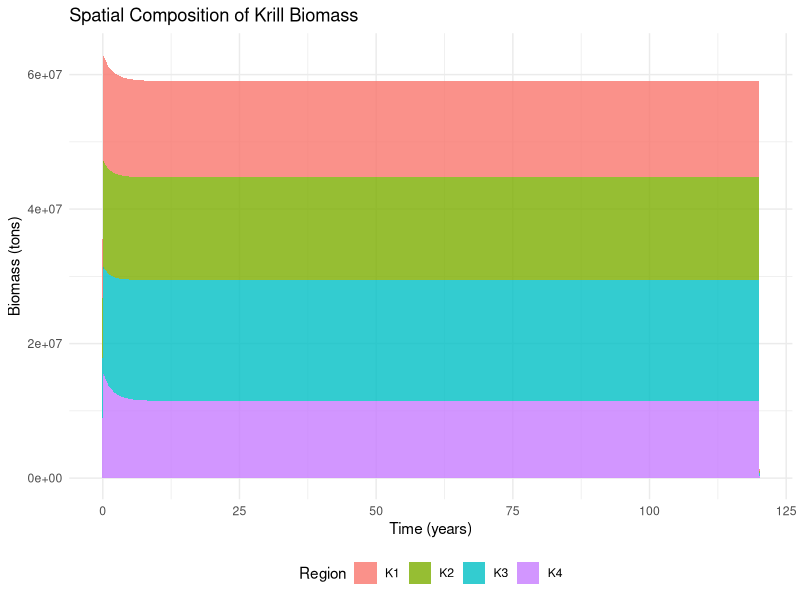
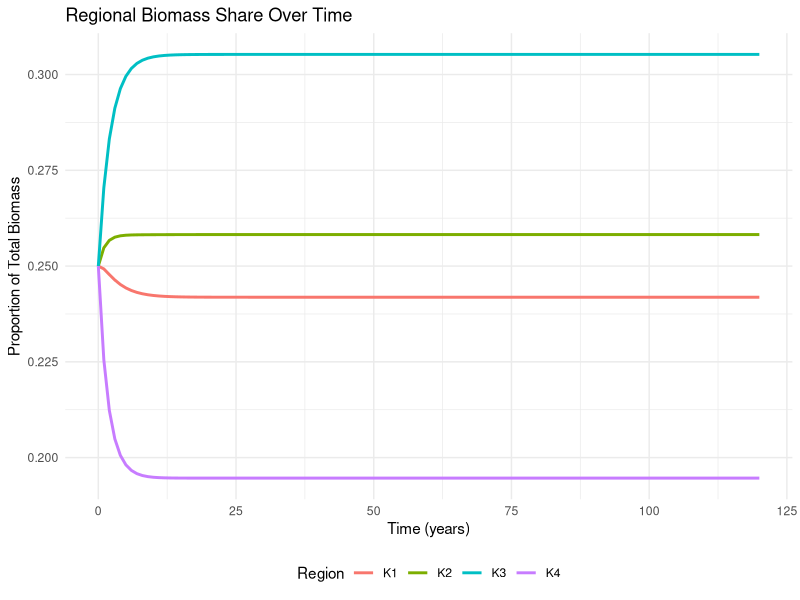
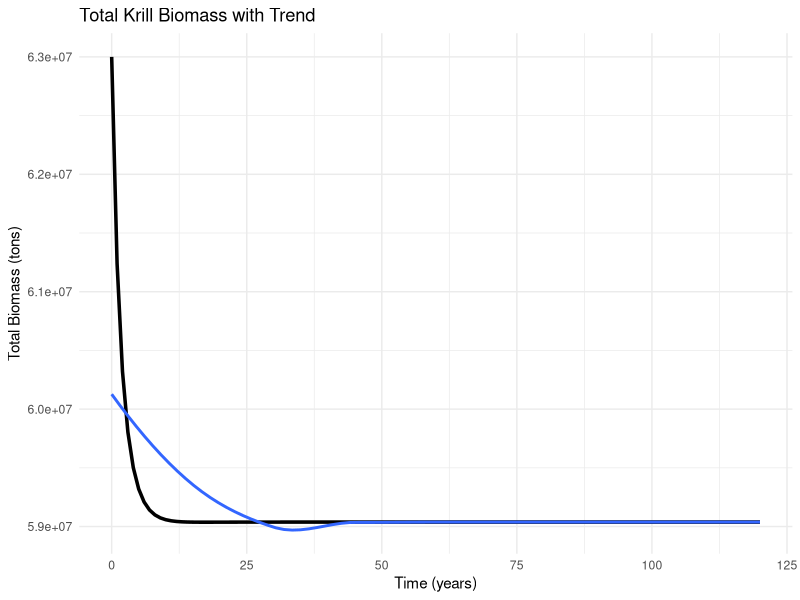
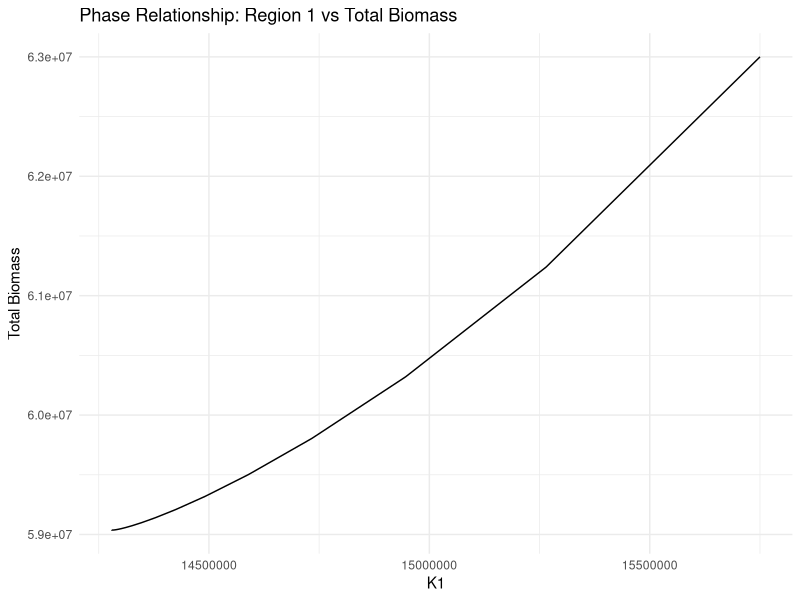

Source code (R) for these figures, in order: (Note: this script raises an error after producing the figures.)
# ==========================================
# ANTARCTIC KRILL – SPATIAL BIOECONOMIC MODEL
# TRUE OPEN ACCESS DYNAMICS
# ==========================================

library(deSolve)
library(ggplot2)
library(tidyr)
library(dplyr)
library(reshape2)

# ------------------------------------------
# 1. PARAMETERS
# ------------------------------------------

params <- list(
  r1 = 0.6, r2 = 0.6, r3 = 0.6, r4 = 0.6, # growth rate
  Kmax1 = 25000000, # Carry capacity
  Kmax2 = 35000000,
  Kmax3 = 40000000,
  Kmax4 = 20000000,
  m1 = 0.2, m2 = 0.2, m3 = 0.2, m4 = 0.2, # Natural mortality
  p1 = 0.1, p2 = 0.1, p3 = 0.1, p4 = 0.1, # Predation mortality
  
  # Migration
  m21 = 0.04, m23 = 0.075, m24 = 0.05, 
  m32 = 0.075, m34 = 0.05,
  m42 = 0.05, m43 = 0.05,
  q = 2e-8
)

# ------------------------------------------
# 2. INITIAL STATE
# ------------------------------------------

state <- c(
  K1 = 15750000, #initial biomass
  K2 = 15750000,
  K3 = 15750000,
  K4 = 15750000
)

# ------------------------------------------
# 3. TIME
# ------------------------------------------

times <- seq(0, 120, by = 1)

state <- c(
  K1 = 15750000,
  K2 = 15750000,
  K3 = 15750000,
  K4 = 15750000,
  E1 = 5,
  E2 = 5,
  E3 = 5,
  E4 = 5
)
# ------------------------------------------
# 4. MODEL FUNCTION
# ------------------------------------------

krill_model <- function(t, state, parameters) {
  
  with(as.list(c(state, parameters)), {
    
    # --------------------------
    # Harvest
    # --------------------------
    
    H1 <- q * E1 * K1
    H2 <- q * E2 * K2
    H3 <- q * E3 * K3
    H4 <- q * E4 * K4
    
    # --------------------------
    # Biomass dynamics
    # --------------------------
    
    dK1 <- r1*K1*(1 - K1/Kmax1) - m1*K1 - p1*K1 - H1
    dK2 <- r2*K2*(1 - K2/Kmax2) - m2*K2 - p2*K2 - H2
    dK3 <- r3*K3*(1 - K3/Kmax3) - m3*K3 - p3*K3 - H3
    dK4 <- r4*K4*(1 - K4/Kmax4) - m4*K4 - p4*K4 - H4
    
    # --------------------------
    # Migration
    # --------------------------
    
    # From 2
    dK2 <- dK2 - m21*K2 - m23*K2 - m24*K2
    dK1 <- dK1 + m21*K2
    dK3 <- dK3 + m23*K2
    dK4 <- dK4 + m24*K2
    
    # From 3
    dK3 <- dK3 - m32*K3 - m34*K3
    dK2 <- dK2 + m32*K3
    dK4 <- dK4 + m34*K3
    
    # From 4
    dK4 <- dK4 - m42*K4 - m43*K4
    dK2 <- dK2 + m42*K4
    dK3 <- dK3 + m43*K4
    
    # --------------------------
    # Return derivatives
    # --------------------------
    
    list(c(dK1, dK2, dK3, dK4,
           dE1 = 0,
           dE2 = 0,
           dE3 = 0,
           dE4 = 0))
  })
}
# ------------------------------------------
# 5. RUN MODEL
# ------------------------------------------

out <- ode(y = state, times = times,
           func = krill_model, parms = params)

out <- as.data.frame(out)

# ------------------------------------------
# Stacked biomass plot
# ------------------------------------------

out_long <- out %>%
  pivot_longer(cols = c(K1,K2,K3,K4),
               names_to = "Region",
               values_to = "Biomass")

ggplot(out_long, aes(x = time, y = Biomass, fill = Region)) +
  geom_area(alpha = 0.8) +
  theme_minimal() +
  labs(title = "Spatial Composition of Krill Biomass",
       x = "Time (years)",
       y = "Biomass (tons)") +
  theme(legend.position = "bottom")

# ------------------------------------------
# Biomass Share Over Time (Relative Dynamics)
# ------------------------------------------
out_share <- out_long %>%
  group_by(time) %>%
  mutate(Share = Biomass / sum(Biomass))

ggplot(out_share, aes(time, Share, color = Region)) +
  geom_line(size = 1) +
  theme_minimal() +
  labs(title = "Regional Biomass Share Over Time",
       x = "Time (years)",
       y = "Proportion of Total Biomass") +
  theme(legend.position = "bottom")

# ------------------------------------------
# Total Biomass + Rolling trend
# ------------------------------------------
out$TotalBiomass <- rowSums(out[,c("K1","K2","K3","K4")])

ggplot(out, aes(time, TotalBiomass)) +
  geom_line(size = 1.2) +
  geom_smooth(se = FALSE, linewidth = 1) +
  theme_minimal() +
  labs(title = "Total Krill Biomass with Trend",
       x = "Time (years)",
       y = "Total Biomass (tons)")

# ------------------------------------------
# Phase plot (System stability View for region 1)
# ------------------------------------------
ggplot(out, aes(x = K1, y = TotalBiomass)) +
  geom_path() +
  theme_minimal() +
  labs(title = "Phase Relationship: Region 1 vs Total Biomass",
       x = "K1",
       y = "Total Biomass")

# ------------------------------------------
# Migration Heatmap
# ------------------------------------------
out_rel <- out
out_rel[,c("K1","K2","K3","K4")] <-
  sweep(out[,c("K1","K2","K3","K4")], 2,
        out[1,c("K1","K2","K3","K4")], "/")

out_melt <- melt(out_rel,
                 id.vars = "time",
                 measure.vars = c("K1","K2","K3","K4"))

ggplot(out_melt, aes(time, variable, fill = value)) +
  geom_tile() +
  scale_fill_gradient(low="blue", high="red") +
  theme_minimal() +
  labs(title="Relative Biomass Change (Heatmap)",
       x="Time (years)",
       y="Region",
       fill="Relative Level")
